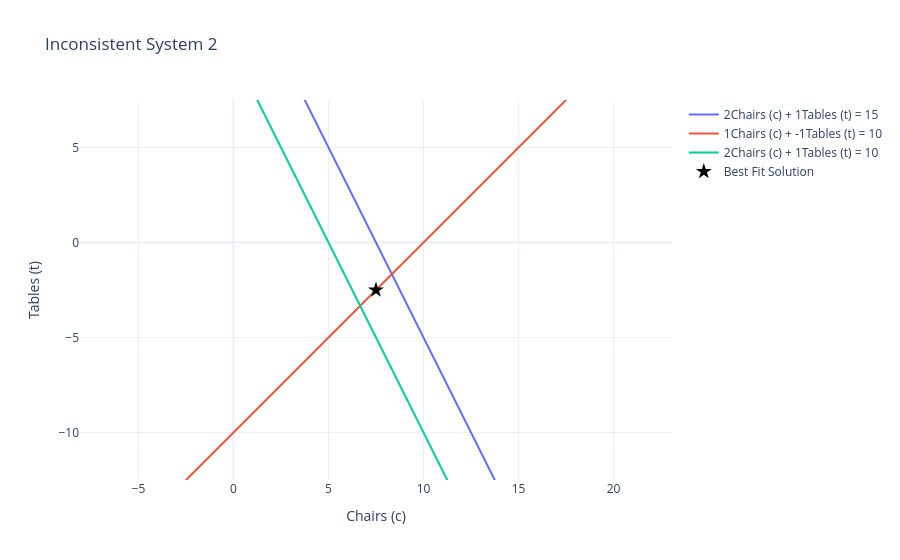

Notebook code cell kept with this figure:
### Markdown cell above
## Example 3: Inconsistent overdetermined system with linearly dependent rows

Let's look at one more inconsistent system.

(1) $2 c + t = 15$  
(2) $c + -t = 10$  
(3) $2 c + 1 t = 10$  

Now two equations are parallel (but not overlapping).

### Code cell
A = [[2, 1], [1,-1], [2, 1]]
b = [15, 10, 10]

fig = exe.visual_solve_2d(A, b)
fig.show()
